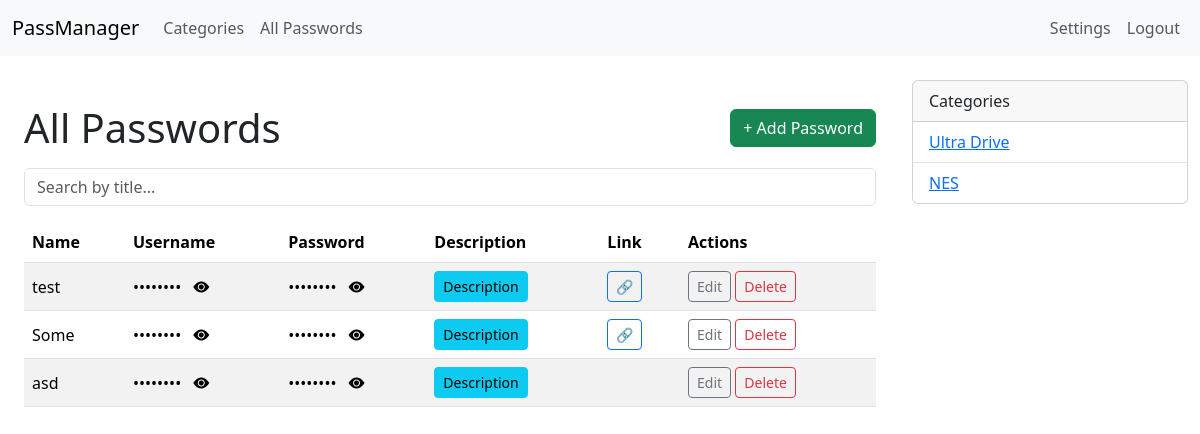
Before: /entries/ (signed in) with the older database file.
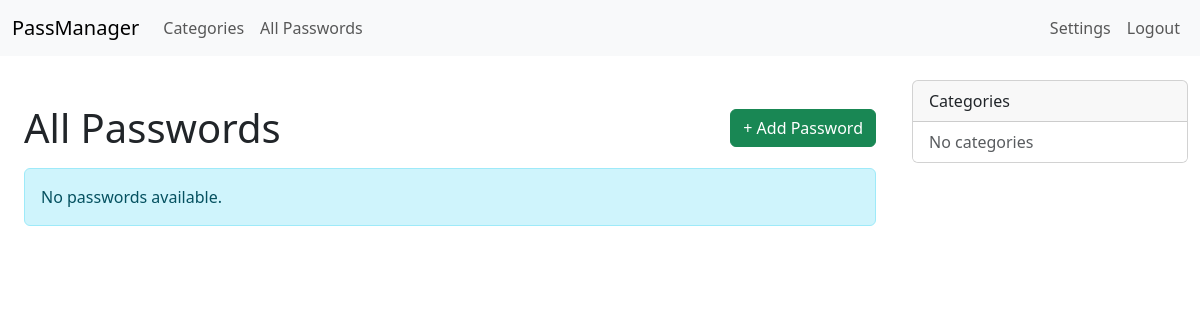
After: the same page with the newer database file.
### web/models.py (models this page shows, shortened)
class Entry(models.Model):
    category = models.ForeignKey(Category, related_name='entries', on_delete=models.CASCADE)
    title = models.CharField(max_length=200)
    url = models.URLField(blank=True, null=True)
    username = models.CharField(max_length=200)
    password = models.CharField(max_length=200)
    notes = models.TextField(blank=True)
    created_at = models.DateTimeField(auto_now_add=True)
    updated_at = models.DateTimeField(auto_now=True)

class Category(models.Model):
    name = models.CharField(max_length=100)

### web/views.py (the view)
    def wrapper(request, *args, **kwargs):
        if not request.session.get('is_master_authenticated'):
            return redirect('login')
        return view_func(request, *args, **kwargs)

### web/context_processors.py (called while the page is built)
def all_categories(request):
    return {'categories': Category.objects.all()}

### web/views.py (called while the page is built)
@csrf_exempt
def master_required(view_func):
    def wrapper(request, *args, **kwargs):
        if not request.session.get('is_master_authenticated'):
            return redirect('login')
        return view_func(request, *args, **kwargs)
    return wrapper

@csrf_exempt
@master_required
def entry_list(request):
    categories = Category.objects.all()
    category_id = request.GET.get('category')
    if category_id:
        category = get_object_or_404(Category, pk=category_id)
        entries = Entry.objects.filter(category=category)
    else:
        category = None
        entries = Entry.objects.select_related('category').all()  # ВСЕ записи
    return render(request, 'web/entry_list.html', {
        'categories': categories,
        'entries': entries,
        'selected_category': category,
    })

### web/templates/web/entry_list.html (shortened to what this page needs)
{% extends 'web/base.html' %}
{% load static %}
{% block extra_css %}
<link
  rel="stylesheet"
  href="https://cdn.jsdelivr.net/npm/bootstrap-icons@1.10.5/font/bootstrap-icons.css"
/>
{% endblock %}
{% block content %}
<div class="container py-4">
  <div class="d-flex justify-content-between align-items-center mb-3">
    <h1 class="mb-0">
      {% if selected_category %}
        Passwords in “{{ selected_category.name }}”
      {% else %}
        All Passwords
      {% endif %}
    </h1>
    <a
      href="{% url 'entry_add' %}{% if selected_category %}?category={{ selected_category.id }}{% endif %}"
      class="btn btn-success"
    >
      + Add Password
    </a>
  </div>
  {% if entries %}
    <div class="mb-3">
      <input
        type="text"
        id="searchInput"
        class="form-control"
        placeholder="Search by title..."
      >
    </div>
    <table class="table table-striped align-middle position-relative" id="passwordTable">
      <thead>
        <tr>
          <th>Name</th>
          <th>Username</th>
          <th>Password</th>
          <th>Description</th>
          <th>Link</th>
          <th>Actions</th>
        </tr>
      </thead>
      <tbody>
        {% for e in entries %}
        <tr>
          <td class="title-cell">{{ e.title }}</td>
          <td>
            <div class="position-relative d-inline-block">
              <span
                class="masked me-2"
                data-value="{{ e.username }}"
                id="loginText{{ e.id }}"
              >••••••••</span>
              <i
                class="bi bi-eye-fill toggle-visibility"
                data-target="loginText{{ e.id }}"
                title="Show/Hide"
              ></i>
            </div>
          </td>
          <td>
            <div class="position-relative d-inline-block">
              <span
                class="masked me-2"
                data-value="{{ e.password }}"
                id="passText{{ e.id }}"
              >••••••••</span>
              <i
                class="bi bi-eye-fill toggle-visibility"
                data-target="passText{{ e.id }}"
                title="Show/Hide"
              ></i>
            </div>
          </td>
          <td class="position-relative" style="white-space: nowrap;">
            <button
              class="btn btn-sm btn-info"
              type="button"
              data-bs-toggle="collapse"
              data-bs-target="#notesBlock{{ e.id }}"
              aria-expanded="false"
              aria-controls="notesBlock{{ e.id }}"
            >
              Description
            </button>
          </td>
          <td>
            {% if e.url %}
            <a
              href="{{ e.url }}"
              target="_blank"
              class="btn btn-sm btn-outline-primary"
              title="Go to link"
            >
              🔗
            </a>
            {% endif %}
          </td>
          <td>
            <a href="{% url 'entry_edit' e.pk %}" class="btn btn-sm btn-outline-secondary">Edit</a>
            <a href="{% url 'entry_delete' e.pk %}" class="btn btn-sm btn-outline-danger">Delete</a>
          </td>
        </tr>
        {% endfor %}
      </tbody>
    </table>
  {% else %}
    <div class="alert alert-info">
      {% if selected_category %}
        There are no passwords in this category yet.
      {% else %}
        No passwords available.
      {% endif %}
    </div>
  {% endif %}
</div>
{% endblock %}

### web/templates/web/base.html (shortened to what this page needs)
<!DOCTYPE html>
<html lang="en">
<head>
  <link href="https://cdn.jsdelivr.net/npm/bootstrap@5.3.6/dist/css/bootstrap.min.css" rel="stylesheet">
  {% block extra_css %}{% endblock %}
</head>
<body>
  <nav class="navbar navbar-expand-lg navbar-light bg-light mb-4">
    <div class="container-fluid">
      <a class="navbar-brand" href="{% url 'entry_list' %}">PassManager</a>
      <div class="collapse navbar-collapse" id="navbarMain">
        <ul class="navbar-nav me-auto mb-2 mb-lg-0">
          <li class="nav-item"><a class="nav-link" href="{% url 'category_list' %}">Categories</a></li>
          <li class="nav-item"><a class="nav-link" href="{% url 'entry_list' %}">All Passwords</a></li>
        </ul>
        <ul class="navbar-nav ms-auto">
          <li class="nav-item"><a class="nav-link" href="{% url 'change_password' %}">Settings</a></li>
          <li class="nav-item"><a class="nav-link" href="{% url 'logout' %}">Logout</a></li>
        </ul>
      </div>
    </div>
  </nav>
  <div class="container-fluid">
    <div class="row">
      <main class="col-md-9">
        {% block content %}{% endblock %}
      </main>
      <aside class="col-md-3">
        <div class="card mb-4">
          <div class="card-header">Categories</div>
          <ul class="list-group list-group-flush">
            {% for cat in categories %}
              <li class="list-group-item">
                <a href="{% url 'entry_list' %}?category={{ cat.id }}">{{ cat.name }}</a>
              </li>
            {% empty %}
              <li class="list-group-item text-muted">No categories</li>
            {% endfor %}
          </ul>
        </div>
      </aside>
    </div>
  </div>
</body>
</html>

Changed rows visible on the page:
removed Entry: title "test"
removed Entry: title "Some"
removed Entry: title "asd"
removed Category: name "Ultra Drive"
removed Category: name "NES"
Other visible differences:
text no longer shown: "Name Username Password Description Link Actions"
text now shown: "No passwords available. No categories"
